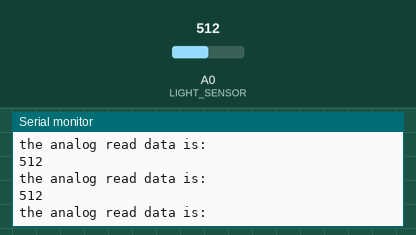
This sketch was run on a simulated Arduino Uno, built with avr-gcc and run on an emulated ATmega328P. On the bench: the last lines printed to the serial monitor. Inputs (shaded band) come from the test bench; at power-on: A0 (LIGHT_SENSOR) = 512.

Above: at 1.2 s.
1.3 s: A0 (LIGHT_SENSOR) set to 11
At 1.8 s:
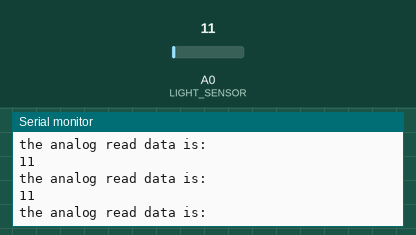
4.3 s: A0 (LIGHT_SENSOR) set to 8
At 5.0 s:
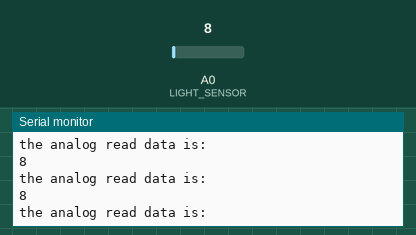
10.3 s: A0 (LIGHT_SENSOR) set to 1007
At 11.4 s:
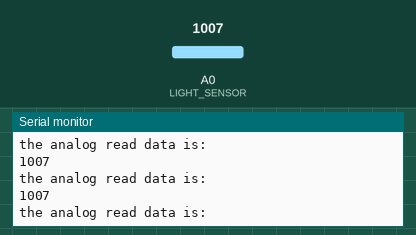
13.3 s: A0 (LIGHT_SENSOR) set to 991
At 14.1 s:
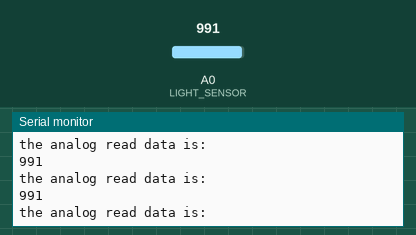
Timing chart, 0 to 16.3 s (numbered marks = the images above; inputs shaded):
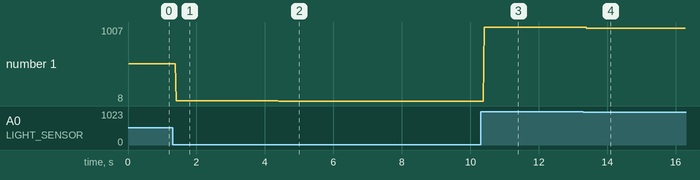

The sketch:

sketch_jul21b_lightSensor.ino
```cpp
const int LIGHT_SENSOR = A0;
float Rsensor;

void setup() {
  // put your setup code here, to run once:
  Serial.begin(9600);
}

void loop() {
  // put your main code here, to run repeatedly:
  int sensorValue = analogRead(LIGHT_SENSOR);
  Rsensor = (float)(1023-sensorValue)*10/sensorValue;
  Serial.println("the analog read data is:");
  Serial.println(sensorValue); //sensorValue > 200 = light on
  //Serial.println("the sensor resistance is:");
  //Serial.println(Rsensor, DEC);
}
```

Measured:
- after the input at 1.3 s, the serial monitor: prints a new line after 0.11 s (image 1)
- after the input at 4.3 s, the serial monitor: prints a new line after 0.11 s (image 2)
- after the input at 10.3 s, the serial monitor: prints a new line after 0.11 s (image 3)
- after the input at 13.3 s, the serial monitor: prints a new line after 0.11 s (image 4)
- plotted number 1: 512 → 11 after the input at 1.3 s, 11 → 8 after the input at 4.3 s, 8 → 1007 after the input at 10.3 s, 1007 → 991 after the input at 13.3 s
